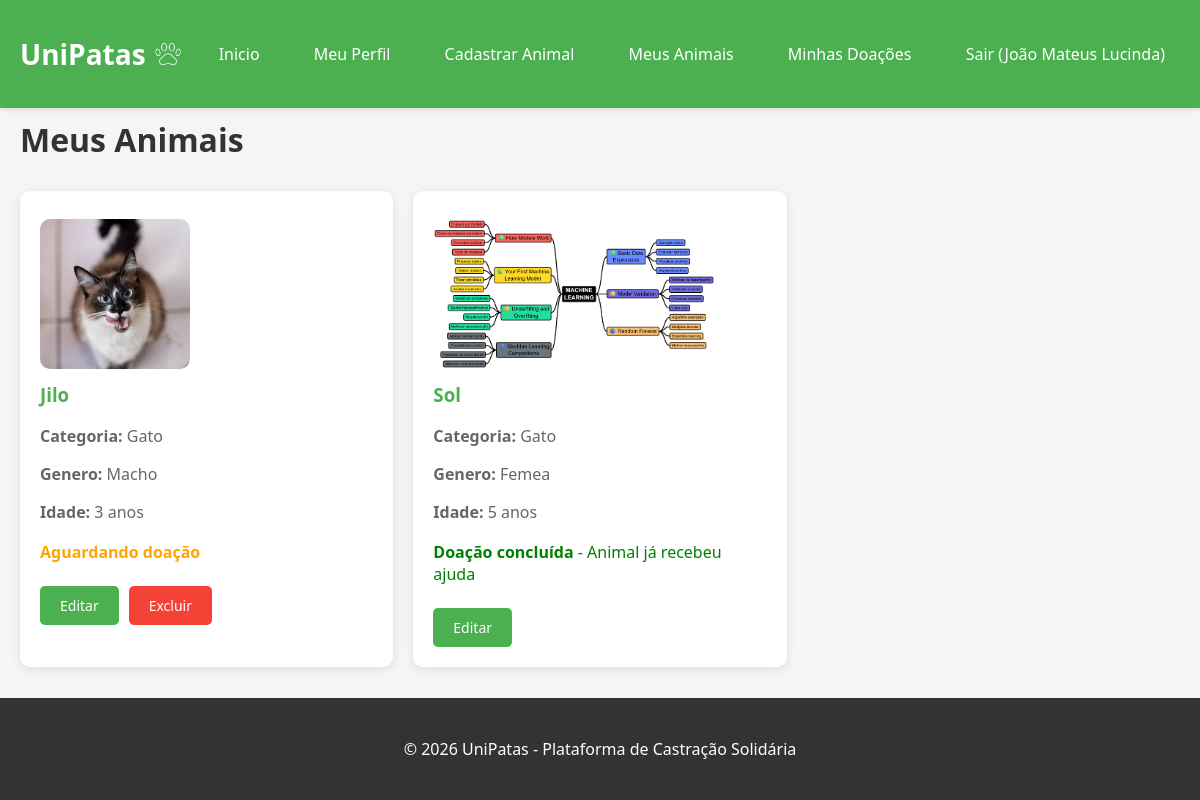
/animais/meus_animais.php (signed in), run on the app's committed database.
### tables this page shows
CREATE TABLE `animais` (
  `id` int(11) NOT NULL,
  `nome` varchar(100) NOT NULL,
  `foto` varchar(255) DEFAULT NULL,
  `categoria` enum('cao','gato') NOT NULL,
  `genero` enum('macho','femea') NOT NULL,
  `idade` int(11) DEFAULT NULL,
  `peso` decimal(5,2) DEFAULT NULL,
  `descricao` text DEFAULT NULL,
  `id_usuario` int(11) DEFAULT NULL,
  `doacao_concluida` tinyint(1) NOT NULL DEFAULT 0
);

### animais/meus_animais.php (the view, shortened to what this page needs)
<?php
require_once '../config/conexao.php';
$id_usuario = $_SESSION['usuario_id'];
$sql = "SELECT * FROM animais WHERE id_usuario = ? ORDER BY doacao_concluida ASC, id DESC";
$stmt = $conn->prepare($sql);
$stmt->bind_param("i", $id_usuario);
$stmt->execute();
$result = $stmt->get_result();
include '../includes/header.php';
?>
<h1>Meus Animais</h1>
<div class="grid">
    <?php if($result->num_rows > 0): ?>
        <?php while($animal = $result->fetch_assoc()): ?>
        <div class="card">
            <div class="card-content">
                <?php if($animal['foto']): ?>
                <p><img src="/unipatas/<?php echo $animal['foto']; ?>" style="max-width: 100%; height: 150px; object-fit: cover; border-radius: 10px;"></p>
                <?php endif; ?>
                <h3><?php echo htmlspecialchars($animal['nome']); ?></h3>
                <p><strong>Categoria:</strong> <?php echo $animal['categoria'] == 'cao' ? 'Cao' : 'Gato'; ?></p>
                <p><strong>Genero:</strong> <?php echo $animal['genero'] == 'macho' ? 'Macho' : 'Femea'; ?></p>
                <p><strong>Idade:</strong> <?php echo $animal['idade'] . ' anos'; ?></p>
                <?php if($animal['doacao_concluida'] == 1): ?>
                    <p style="color: green; margin-top: 10px;"><strong>Doação concluída</strong> - Animal já recebeu ajuda</p>
                <?php else: ?>
                    <p style="color: orange; margin-top: 10px;"><strong>Aguardando doação</strong></p>
                <?php endif; ?>
                <div style="display: flex; gap: 10px; margin-top: 15px;">
                    <a href="animais_editar.php?id=<?php echo $animal['id']; ?>" class="btn">Editar</a>
                    <?php if($animal['doacao_concluida'] == 0): ?>
                        <a href="animais_excluir.php?id=<?php echo $animal['id']; ?>" class="btn" style="background-color: #f44336;">Excluir</a>
                    <?php endif; ?>
                </div>
            </div>
        </div>
        <?php endwhile; ?>
    <?php else: ?>
        <p>Voce ainda nao cadastrou nenhum animal.</p>
        <p><a href="animais_incluir.php" class="btn">Cadastrar Animal</a></p>
    <?php endif; ?>
</div>
<?php include '../includes/footer.php'; ?>

### css/estilo.css (style rules this page uses)
* { margin: 0; padding: 0; box-sizing: border-box; }
body { font-family: 'Segoe UI', Tahoma, Geneva, Verdana, sans-serif; background-color: #f5f5f5; color: #333; }
.btn { display: inline-block; background-color: #4CAF50; color: white; padding: 10px 20px; text-decoration: none; border-radius: 5px; border: none; cursor: pointer; font-size: 14px; transition: background 0.3s; }
.grid { display: grid; grid-template-columns: repeat(3, 1fr); gap: 20px; margin-top: 30px; }
.card { background: white; border-radius: 10px; overflow: hidden; box-shadow: 0 2px 10px rgba(0,0,0,0.1); transition: transform 0.3s; display: flex; flex-direction: column; height: 100%; }
.card-content { padding: 20px; flex: 1; display: flex; flex-direction: column; }
.card-content .btn { margin-top: auto; text-align: center; }
.card h3 { margin-bottom: 10px; color: #4CAF50; }
.card p { margin: 8px 0; color: #666; }
html, body { height: 100%; }
body { display: flex; flex-direction: column; min-height: 100vh; }

### data on the page
animais: foto (picture), nome "Jilo", categoria "Gato", genero "Macho", idade "3", doacao_concluida "Aguardando doação"
animais: foto (picture), nome "Sol", categoria "Gato", genero "Femea", idade "5", doacao_concluida "Doação concluída"

### other printed values
$_SESSION['usuario_nome'] "João Mateus Lucinda"
